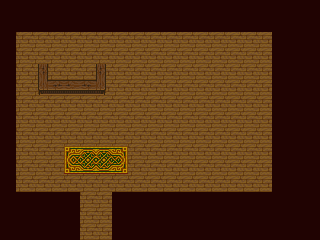

A level layout from a 2D game, rendered from its tile map. Below: a short description, then the map file with its tile-grid data intact:
An orthogonal 20x15 tile map with 16x16 px tiles, 2 tile layers (Tile Layer 1, Tile Layer 2), 2 tilesets.

<map version="1.0" orientation="orthogonal" width="20" height="15" tilewidth="16" tileheight="16">
 <tileset firstgid="1" name="rpgindoor2" tilewidth="16" tileheight="16">
  <image source="../img/rpgindoor2.png" trans="ffffff" width="176" height="192" />
 </tileset>
 <tileset firstgid="133" name="tilesetformattedupdate1" tilewidth="16" tileheight="16">
  <image source="../img/tilesetformattedupdate1.png" trans="ffffff" width="112" height="192" />
 </tileset>
 <layer name="Tile Layer 1" width="20" height="15">
  <data encoding="csv">
97,97,97,97,97,97,97,97,97,97,97,97,97,97,97,97,97,97,97,97,
97,97,97,97,97,97,97,97,97,97,97,97,97,97,97,97,97,97,97,97,
97,139,139,139,139,139,139,139,139,139,139,139,139,139,139,139,139,97,97,97,
97,139,139,139,139,139,139,139,139,139,139,139,139,139,139,139,139,97,97,97,
97,139,139,139,139,139,139,139,139,139,139,139,139,139,139,139,139,97,97,97,
97,139,139,139,139,139,139,139,139,139,139,139,139,139,139,139,139,97,97,97,
97,139,139,139,139,139,139,139,139,139,139,139,139,139,139,139,139,97,97,97,
97,139,139,139,139,139,139,139,139,139,139,139,139,139,139,139,139,97,97,97,
97,139,139,139,139,139,139,139,139,139,139,139,139,139,139,139,139,97,97,97,
97,139,139,139,139,139,139,139,139,139,139,139,139,139,139,139,139,97,97,97,
97,139,139,139,139,139,139,139,139,139,139,139,139,139,139,139,139,97,97,97,
97,139,139,139,139,139,139,139,139,139,139,139,139,139,139,139,139,97,97,97,
97,97,97,97,97,139,139,97,97,97,97,97,97,97,97,97,97,97,97,97,
97,97,97,97,97,139,139,97,97,97,97,97,97,97,97,97,97,97,97,97,
97,97,97,97,97,139,139,97,97,97,97,97,97,97,97,97,97,97,97,97
</data>
 </layer>
 <layer name="Tile Layer 2" width="20" height="15">
  <data encoding="csv">
0,0,0,0,0,0,0,0,0,0,0,0,0,0,0,0,0,0,0,0,
0,0,0,0,0,0,0,0,0,0,0,0,0,0,0,0,0,0,0,0,
0,0,0,0,0,0,0,0,0,0,0,0,0,0,0,0,0,0,0,0,
0,0,0,0,0,0,0,0,0,0,0,0,0,0,0,0,0,0,0,0,
0,0,203,0,0,0,207,0,0,0,0,0,0,0,0,0,0,0,0,0,
0,0,210,211,212,213,214,0,0,0,0,0,0,0,0,0,0,0,0,0,
0,0,0,0,0,0,0,0,0,0,0,0,0,0,0,0,0,0,0,0,
0,0,0,0,0,0,0,0,0,0,0,0,0,0,0,0,0,0,0,0,
0,0,0,0,0,0,0,0,0,0,0,0,0,0,0,0,0,0,0,0,
0,0,0,0,133,134,134,135,0,0,0,0,0,0,0,0,0,0,0,0,
0,0,0,0,140,141,141,142,0,0,0,0,0,0,0,0,0,0,0,0,
0,0,0,0,0,0,0,0,0,0,0,0,0,0,0,0,0,0,0,0,
0,0,0,0,0,0,0,0,0,0,0,0,0,0,0,0,0,0,0,0,
0,0,0,0,0,0,0,0,0,0,0,0,0,0,0,0,0,0,0,0,
0,0,0,0,0,0,0,0,0,0,0,0,0,0,0,0,0,0,0,0
</data>
 </layer>
</map>
